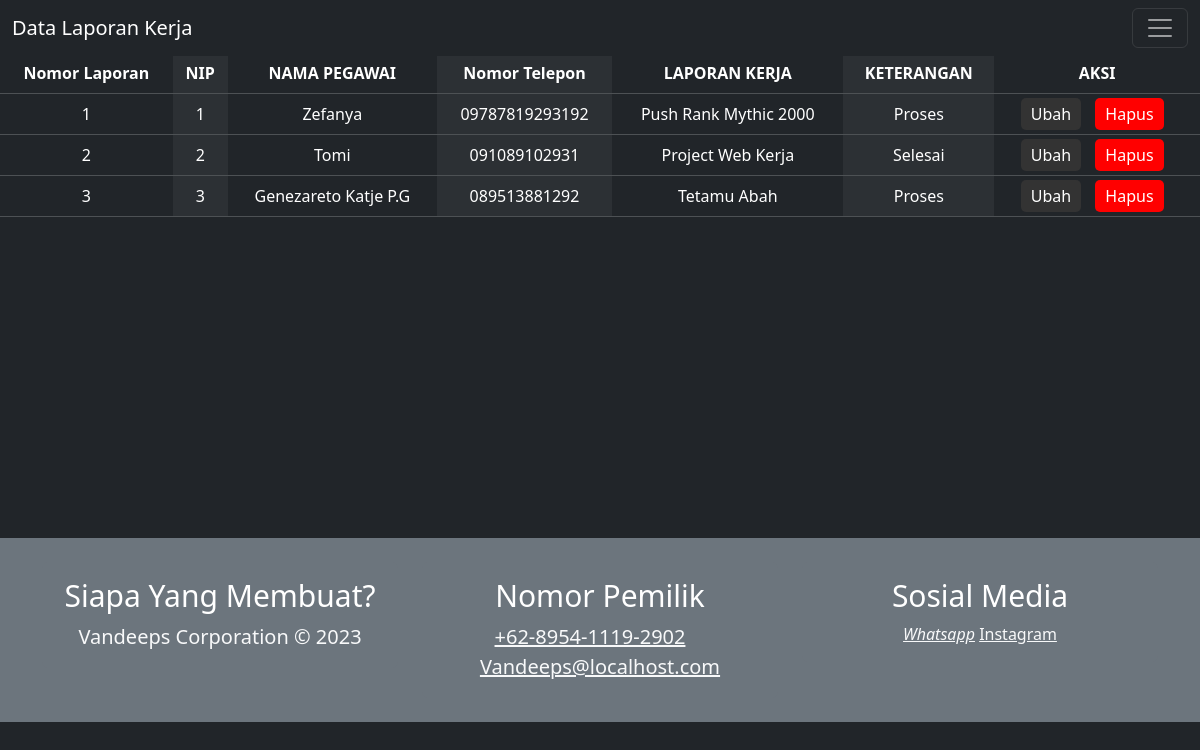
/laporan.php, run on an earlier commit of the app's database.
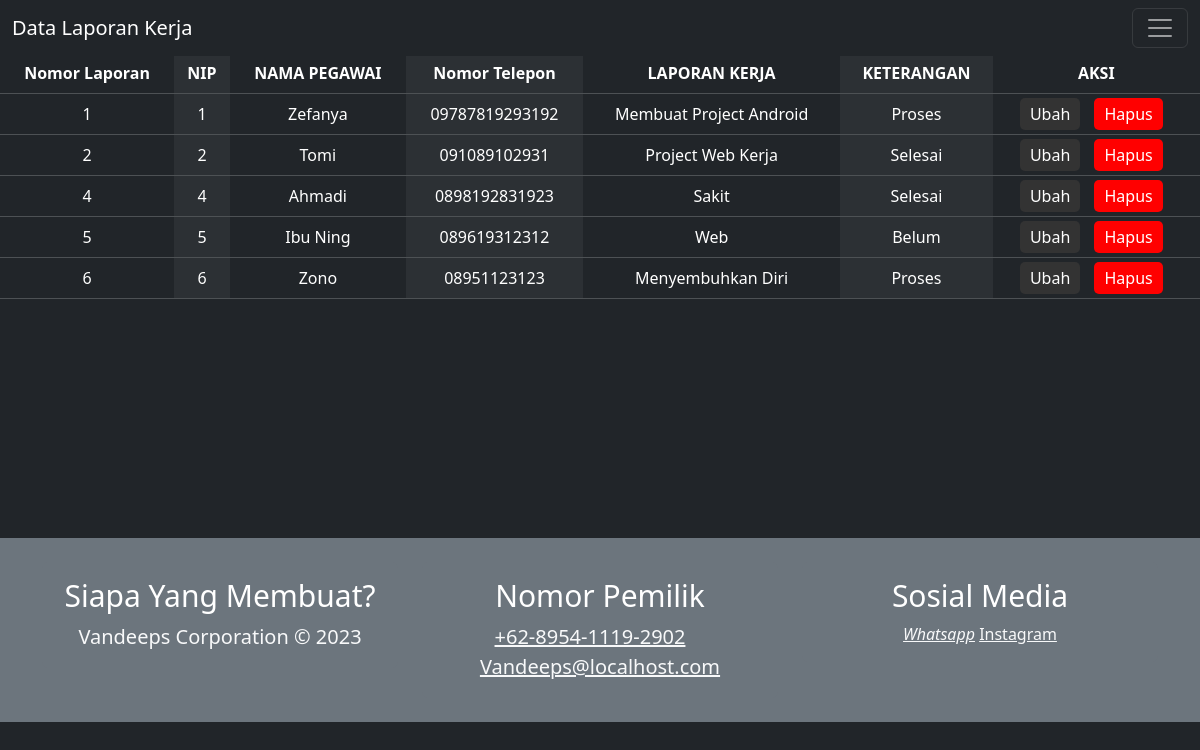
And on a later commit of the database.
### tables this page shows
CREATE TABLE `lap_keg` (
  `Id_lap` int(11) NOT NULL,
  `NIP` varchar(100) NOT NULL,
  `laporan` varchar(100) NOT NULL,
  `ket` enum('Selesai','Proses','Belum') NOT NULL
);

CREATE TABLE `data_karyawan` (
  `NIP` varchar(16) NOT NULL,
  `nama` varchar(100) NOT NULL,
  `alamat` varchar(100) NOT NULL,
  `hp` varchar(16) NOT NULL
);

### laporan.php (the view, shortened to what this page needs)
<!DOCTYPE html>
<html lang="en">
<head>
  <link rel="stylesheet" href="style1.css" />
  <link href="https://cdn.jsdelivr.net/npm/bootstrap@5.3.1/dist/css/bootstrap.min.css" rel="stylesheet">
</head>
<body>
<a class="btn btn-primary" data-bs-toggle="offcanvas" href="#offcanvasExample" role="button" aria-controls="offcanvasExample">
</a>
<nav class="navbar navbar-dark bg-dark fixed-top">
  <div class="container-fluid">
    <a class="navbar-brand" href="#">Data Laporan Kerja</a>
    <button class="navbar-toggler" type="button" data-bs-toggle="offcanvas" data-bs-target="#offcanvasDarkNavbar" aria-controls="offcanvasDarkNavbar" aria-label="Toggle navigation">
      <span class="navbar-toggler-icon"></span>
    </button>
  </div>
</nav>
      <div>
  <table class="table table-dark table-striped-columns"  align="right" bgcolor="gray">
            <thead bgcolor="gray" align="center">
                  <tr>
                      <th>Nomor Laporan</th>
                      <th>NIP</th>
                      <th>NAMA PEGAWAI</th>
                      <th>Nomor Telepon</th>
                      <th>LAPORAN KERJA</th>
                      <th>KETERANGAN</th>
                      <th colspan="2">AKSI</th>
                  </tr>
            </thead>
            <tbody bgcolor="gray" style="text-align: center; width=80% color:white;">
                  <?php
                  include "koneksi.php";
                  $tampil = mysqli_query($koneksi, "SELECT lap_keg.Id_lap, data_karyawan.NIP, data_karyawan.nama,
                  data_karyawan.hp, lap_keg.laporan, lap_keg.ket FROM lap_keg INNER JOIN data_karyawan ON lap_keg.NIP = data_karyawan.NIP");
                  while ($row = mysqli_fetch_array($tampil)) {
                      echo "<tr>
                      <td>" . $row[0] . "</td>
                      <td>" . $row[1] . "</td>
                      <td>" . $row[2] . "</td>
                      <td>" . $row[3] . "</td>
                      <td>" . $row[4] . "</td>
                      <td>" . $row[5] . "</td>
                      <td bgcolor='gray'>
                      <a href='editLaporan.php?Id_lap=" . $row[0] . "' id='butViewEdit'>Ubah</a>
                      <a href='procDeletelaporan.php?Id_lap=" . $row[0] . "' id='butViewDelete'>Hapus</a>
                      </td>
                  </tr>";
                  }
                  ?>
            </tbody>
        </table>
</div>
<footer>
		<div class="jumbotron jumbotron-fluid bg-secondary p-4 mt-5 mb-0">
			<div class="container">
				<div class="row">
					<div class="col-12 col-sm-12 col-md-12 col-lg-4 col-xl-4 cizgi">
						<div class="card bg-secondary border-0">
							<div class="card-body text-light text-center">
								<h5 class="card-title text-white display-4" style="font-size:30px">Siapa Yang Membuat?</h5>
							<p class="d-inline lead">Vandeeps Corporation © 2023<br>
							</p>
							</div>
						</div>
					</div>
					<div class="col-12 col-sm-12 col-md-6 col-lg-4 col-xl-4 cizgi">
						<div class="card bg-secondary border-0">
							<div class="card-body text-center">
								<h5 class="card-title text-white display-4" style="font-size:30px">Nomor Pemilik</h5>
								<a class="text-light d-block lead" style="margin-left: -20px" href="https://wa.me/+62895411192902"><i class="fa fa-phone mr-2"></i>+62-8954-1119-2902</a>
								<a class="text-light d-block lead" href="#"><i class="fa fa-envelope mr-2"></i>Vandeeps@localhost.com</a>
							</div>
						</div>
					</div>
					<div class="col-12 col-sm-12 col-md-6 col-lg-4 col-xl-4">
						<div class="card bg-secondary border-0">
							<div class="card-body text-center">
							<h5 class="card-title text-white display-4" style="font-size:30px">Sosial Media</h5>
									<a class="text-light" href="https://wa.me/+62895411192902"><i class="fa fa-twitter-square fa-fw fa-2x">Whatsapp</i></a>
									<a class="text-light" href="https://instagram.com/evannsss._?igshid=OGQ5ZDc2ODk2ZA=="><i class="fa fa-instagram fa-fw fa-2x"></i>Instagram</a>
							</div>
						</div>
					</div>
				</div>
			</div>
		</div>
	</footer>
</body>
</html>

### style1.css (style rules this page uses)
*, html { margin: 0; padding: 0; }
body { background-color: #555; margin: 0; padding: 0; }
tBody { width: 80%; }
#butViewEdit { color: #fff; background-color:#333; padding: 5px 10px; margin-right: 10px; text-decoration: none; border-radius: 5px; }
#butViewDelete { color: #fff; background-color: red; padding: 5px 10px; margin-right: 10px; text-decoration: none; border-radius: 5px; }

### laporan.php (style rules this page uses)
body { background-image: url('mantap.png'); background-size:cover; background-position: center; background-repeat: repeat; }
body { background-color: #f0f0f0; }
table { margin-top:15px; }
footer { margin-top: 500px; }

What changed in the data, as far as the page shows it:
removed lap_keg: Id_lap "3", NIP.NIP "3", NIP.nama "Genezareto Katje P.G", NIP.hp "089513881292", laporan "Tetamu Abah", ket "Proses"
changed lap_keg "Zefanya": laporan "Push Rank Mythic 2000" → "Membuat Project Android"
added lap_keg: Id_lap "4", NIP.NIP "4", NIP.nama "Ahmadi", NIP.hp "0898192831923", laporan "Sakit", ket "Selesai"
added lap_keg: Id_lap "5", NIP.NIP "5", NIP.nama "Ibu Ning", NIP.hp "089619312312", laporan "Web", ket "Belum"
added lap_keg: Id_lap "6", NIP.NIP "6", NIP.nama "Zono", NIP.hp "08951123123", laporan "Menyembuhkan Diri", ket "Proses"
